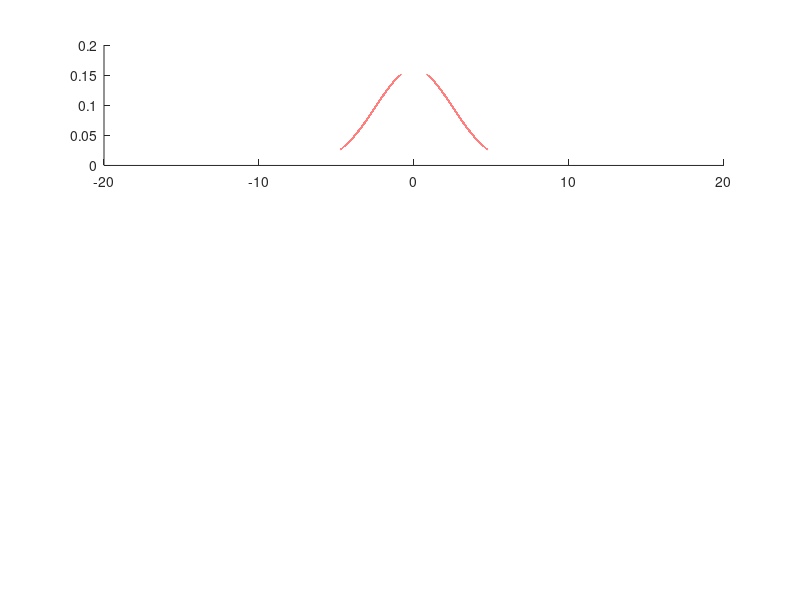

The MATLAB source for this figure: (Note: this script raises an error after producing the figure.)
%mock gaussian plot
figure
subplot(311)
x=-20:.0001:20
sig1=4;
sig2=2.5;
ave1=0;
y=1/(sqrt(2*pi*sig1^2))*exp(-(x-ave1).^2./(2*sig1.^2));
plot(x,y,'k','Linewidth',2);
hold off

hold on;
y=1/(sqrt(2*pi*sig2^2))*exp(-(x-ave1).^2./(2*sig2.^2));
plot(x,y,'r--','Linewidth',2);
box off;
plotvertline([0 0],[0 0.2],'--');

subplot(312)
x=-20:.0001:20
sig1=4;
sig2=2.5;
ave1=12;
y=1/(sqrt(2*pi*sig1^2))*exp(-(x-ave1).^2./(2*sig1.^2));
plot(x,y,'k','Linewidth',2);
hold off

hold on;
y=1/(sqrt(2*pi*sig2^2))*exp(-(x-ave1).^2./(2*sig2.^2));
plot(x,y,'r--','Linewidth',2);
box off;
plotvertline([0 0],[0 0.2],'--');


subplot(313)
x=-20:.0001:20
sig1=4;
sig2=2.5;
ave1=12;
ave2=6;
y=1/(sqrt(2*pi*sig1^2))*exp(-(x-ave1).^2./(2*sig1.^2));
plot(x,y,'k','Linewidth',2);
hold off

hold on;
y=1/(sqrt(2*pi*sig2^2))*exp(-(x-ave2).^2./(2*sig2.^2));
plot(x,y,'r--','Linewidth',2);
box off;
plotvertline([0 0],[0 0.2],'--');